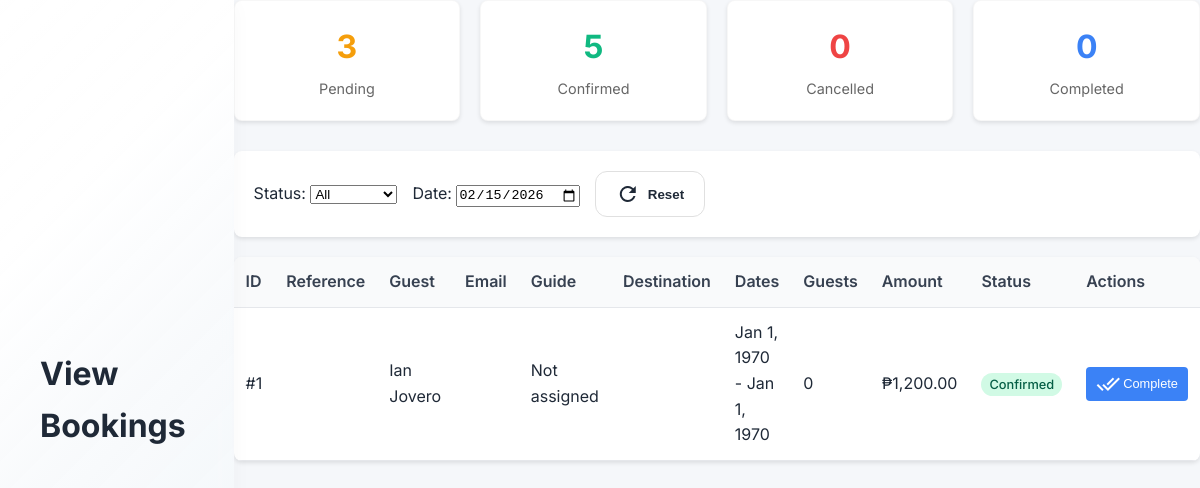
Page /admin/view_bookings.php?date=2026-02-15 (signed in) on the committed database.
### tables this page shows
CREATE TABLE `bookings` (
  `id` int(11) NOT NULL,
  `user_id` int(11) NOT NULL,
  `guide_id` int(11) DEFAULT NULL,
  `tour_name` varchar(200) NOT NULL,
  `destination` varchar(200) DEFAULT NULL,
  `booking_date` date NOT NULL,
  `check_in_date` date DEFAULT NULL,
  `check_out_date` date DEFAULT NULL,
  `number_of_people` int(11) NOT NULL,
  `contact_number` varchar(50) DEFAULT NULL,
  `email` varchar(255) DEFAULT NULL,
  `special_requests` text DEFAULT NULL,
  `total_amount` decimal(10,2) NOT NULL,
  `payment_method` enum('pay_later','gcash','bank_transfer') DEFAULT 'pay_later',
  `status` enum('pending','confirmed','cancelled','completed') DEFAULT 'pending',
  `booking_reference` varchar(50) DEFAULT NULL,
  `created_at` timestamp NOT NULL DEFAULT current_timestamp(),
  `updated_at` timestamp NOT NULL DEFAULT current_timestamp() ON UPDATE current_timestamp()
);

CREATE TABLE `users` (
  `id` int(11) NOT NULL,
  `first_name` varchar(50) NOT NULL,
  `last_name` varchar(50) NOT NULL,
  `email` varchar(100) NOT NULL,
  `password` varchar(255) NOT NULL,
  `user_type` enum('user','admin','tour_guide') DEFAULT 'user',
  `status` enum('active','inactive','suspended') DEFAULT 'active',
  `created_at` timestamp NOT NULL DEFAULT current_timestamp(),
  `updated_at` timestamp NOT NULL DEFAULT current_timestamp() ON UPDATE current_timestamp(),
  `last_login` timestamp NULL DEFAULT NULL,
  `preferences_set` tinyint(1) DEFAULT 0
);

### admin/view_bookings.php (the view, shortened to what this page needs)
<?php
require_once '../config/auth.php';
$statusFilter = $_GET['status'] ?? 'all';
$dateFilter = $_GET['date'] ?? '';
$whereConditions = [];
if ($dateFilter) {
    $whereConditions[] = "DATE(b.booking_date) = '" . $conn->real_escape_string($dateFilter) . "'";
}
$whereClause = !empty($whereConditions) ? 'WHERE ' . implode(' AND ', $whereConditions) : '';
$query = "SELECT b.*, u.first_name, u.last_name, u.email as user_email, tg.name as guide_name, tg.contact_number as guide_contact
          FROM bookings b
          LEFT JOIN users u ON b.user_id = u.id
          LEFT JOIN tour_guides tg ON b.guide_id = tg.id
          $whereClause
          ORDER BY b.created_at DESC";
$result = $conn->query($query);
$statsQuery = "SELECT status, COUNT(*) as count FROM bookings GROUP BY status";
$statsResult = $conn->query($statsQuery);
$stats = [];
while ($row = $statsResult->fetch_assoc()) {
    $stats[$row['status']] = $row['count'];
}
?>
<!DOCTYPE html>
<html lang="en">
<head>
    <link rel="stylesheet" href="admin-styles.css">
</head>
<body>
    <div class="admin-container">
            <div class="top-bar">
                <div class="top-bar-left">
                    <h1>View Bookings</h1>
                </div>
            </div>
        <main class="admin-content">
            <div class="stats-grid">
                <div class="stat-card">
                    <div class="stat-number status-pending"><?php echo $stats['pending'] ?? 0; ?></div>
                    <div class="stat-label">Pending</div>
                </div>
                <div class="stat-card">
                    <div class="stat-number status-confirmed"><?php echo $stats['confirmed'] ?? 0; ?></div>
                    <div class="stat-label">Confirmed</div>
                </div>
                <div class="stat-card">
                    <div class="stat-number status-cancelled"><?php echo $stats['cancelled'] ?? 0; ?></div>
                    <div class="stat-label">Cancelled</div>
                </div>
                <div class="stat-card">
                    <div class="stat-number status-completed"><?php echo $stats['completed'] ?? 0; ?></div>
                    <div class="stat-label">Completed</div>
                </div>
            </div>
            <div class="filters">
                <div>
                    <label for="statusFilter">Status:</label>
                    <select id="statusFilter" onchange="window.location.href='?status=' + this.value + '&date=<?php echo $dateFilter; ?>'">
                        <option value="all" <?php echo $statusFilter === 'all' ? 'selected' : ''; ?>>All</option>
                    </select>
                </div>
                <div>
                    <label for="dateFilter">Date:</label>
                    <input type="date" id="dateFilter" value="<?php echo $dateFilter; ?>" onchange="window.location.href='?status=<?php echo $statusFilter; ?>&date=' + this.value">
                </div>
                <button onclick="window.location.href='view_bookings.php'" class="btn-secondary">
                    <span class="material-icons-outlined">refresh</span>
                    Reset
                </button>
            </div>
            <div class="bookings-table">
                <table>
                    <thead>
                        <tr>
                            <th>ID</th>
                            <th>Reference</th>
                            <th>Guest</th>
                            <th>Email</th>
                            <th>Guide</th>
                            <th>Destination</th>
                            <th>Dates</th>
                            <th>Guests</th>
                            <th>Amount</th>
                            <th>Status</th>
                            <th>Actions</th>
                        </tr>
                    </thead>
                    <tbody>
                        <?php if ($result && $result->num_rows > 0): ?>
                            <?php while ($booking = $result->fetch_assoc()): ?>
                                <tr>
                                    <td>#<?php echo $booking['id']; ?></td>
                                    <td><?php echo $booking['booking_reference']; ?></td>
                                    <td><?php echo $booking['first_name'] . ' ' . $booking['last_name']; ?></td>
                                    <td><?php echo $booking['email']; ?></td>
                                    <td><?php echo $booking['guide_name'] ?: 'Not assigned'; ?></td>
                                    <td><?php echo $booking['destination']; ?></td>
                                    <td><?php echo date('M j, Y', strtotime($booking['check_in_date'])); ?> - <?php echo date('M j, Y', strtotime($booking['check_out_date'])); ?></td>
                                    <td><?php echo $booking['number_of_people']; ?></td>
                                    <td>₱<?php echo number_format($booking['total_amount'], 2); ?></td>
                                    <td>
                                        <span class="badge badge-<?php echo $booking['status']; ?>">
                                            <?php echo ucfirst($booking['status']); ?>
                                        </span>
                                    </td>
                                    <td>
                                        <div class="action-buttons">
                                            <?php if ($booking['status'] === 'confirmed'): ?>
                                                <form method="POST" style="display:inline;">
                                                    <button type="submit" class="btn-small btn-complete" onclick="return confirm('Mark this booking as completed?')">
                                                        <span class="material-icons-outlined">done_all</span>
                                                        Complete
                                                    </button>
                                                </form>
                                            <?php endif; ?>
                                        </div>
                                    </td>
                                </tr>
                            <?php endwhile; ?>
                        <?php endif; ?>
                    </tbody>
                </table>
            </div>
        </main>
    </div>
</body>
</html>

### admin/admin-styles.css (style rules this page uses)
:root { --primary: #2c5f2d; --primary-light: #e8f5e9; --primary-dark: #1e4220; --secondary: #97bc62; --success: #10b981; --danger: #ef4444; --warning: #f59e0b; --info: #3b82f6; --text-primary: #1f2937; --text-secondary: #4b5563; --text-muted: #9ca3af; --bg-light: #f5f7fa; --white: #ffffff; --gray-50: #f9fafb; --gray-100: #f3f4f6; --gray-200: #e5e7eb; --border: #e0e0e0; --blue: #3b82f6; --blue-light: #eff6ff; --green: #10b981; --green-light: #d1fae5; --orange: #f59e0b; --orange-light: #fef3c7; --purple: #8b5cf6; --purple-light: #f3e8ff; --red: #ef4444; --red-light: #fee2e2; --teal: #14b8a6; --teal-light: #ccfbf1; --pink: #ec4899; --pink-light: #fce7f3; --shadow-sm: 0 1px 2px rgba(0, 0, 0, 0.05); --shadow-md: 0 4px 6px -1px rgba(0, 0, 0, 0.1), 0 2px 4px -1px rgba(0, 0, 0, 0.06); --shadow-lg: 0 10px 15px -3px rgba(0, 0, 0, 0.1), 0 4px 6px -2px rgba(0, 0, 0, 0.05); --shadow-xl: 0 20px 25px -5px rgba(0, 0, 0, 0.1), 0 10px 10px -5px rgba(0, 0, 0, 0.04); --radius-sm: 0.375rem; --radius-md: 0.5rem; --radius-lg: 0.75rem; --radius-xl: 1rem; --transition: all 0.2s ease-in-out; }
* { margin: 0; padding: 0; box-sizing: border-box; }
body { font-family: 'Inter', -apple-system, BlinkMacSystemFont, 'Segoe UI', Roboto, sans-serif; background: var(--bg-light); color: var(--text-primary); line-height: 1.6; }
.admin-container { display: flex; min-height: 100vh; }
.top-bar { display: flex; align-items: center; justify-content: space-between; padding: 24px 40px; background: linear-gradient(135deg, rgba(255, 255, 255, 0.98) 0%, rgba(255, 255, 255, 0.95) 25%, rgba(248, 250, 252, 0.92) 50%, rgba(241, 245, 249, 0.88) 100%); box-shadow: 0 4px 20px rgba(0, 0, 0, 0.03), 0 1px 2px rgba(0, 0, 0, 0.02); position: sticky; top: 0; z-index: 100; margin-bottom: 0; border-radius: 0; border-bottom: 1px solid rgba(44, 95, 45, 0.1); backdrop-filter: blur(10px); }
.stats-grid { display: grid; grid-template-columns: repeat(auto-fit, minmax(280px, 1fr)); gap: 24px; margin-bottom: 32px; }
.stat-card { background: white; border-radius: 20px; padding: 24px; box-shadow: 0 10px 30px rgba(0, 0, 0, 0.04), 0 2px 8px rgba(0, 0, 0, 0.02); border: 1px solid rgba(0, 0, 0, 0.03); transition: all 0.4s cubic-bezier(0.4, 0, 0.2, 1); position: relative; overflow: hidden; }
.stat-card::before { content: ''; position: absolute; top: 0; left: 0; width: 100%; height: 4px; background: linear-gradient(90deg, var(--primary), var(--secondary)); opacity: 0; transition: opacity 0.3s ease; }
.btn-secondary { padding: 10px 20px; background: white; color: var(--text-primary); border: 1px solid var(--border); border-radius: 12px; font-weight: 600; cursor: pointer; transition: all 0.2s ease; display: inline-flex; align-items: center; gap: 8px; }

### admin/view_bookings.php (style rules this page uses)
.stats-grid { display: grid; grid-template-columns: repeat(auto-fit, minmax(200px, 1fr)); gap: 20px; margin-bottom: 30px; }
.stat-card { background: white; padding: 20px; border-radius: 8px; box-shadow: 0 2px 4px rgba(0,0,0,0.1); text-align: center; }
.stat-number { font-size: 2rem; font-weight: 700; margin-bottom: 5px; }
.stat-label { color: #666; font-size: 0.9rem; }
.status-pending { color: #f59e0b; }
.status-confirmed { color: #10b981; }
.status-cancelled { color: #ef4444; }
.status-completed { color: #3b82f6; }
.filters { background: white; padding: 20px; border-radius: 8px; box-shadow: 0 2px 4px rgba(0,0,0,0.1); margin-bottom: 20px; display: flex; gap: 15px; align-items: center; flex-wrap: wrap; }
.bookings-table { background: white; border-radius: 8px; box-shadow: 0 2px 4px rgba(0,0,0,0.1); overflow: hidden; }
table { width: 100%; border-collapse: collapse; }
th, td { padding: 12px; text-align: left; border-bottom: 1px solid #e5e7eb; }
th { background: #f9fafb; font-weight: 600; color: #374151; }
.action-buttons { display: flex; gap: 5px; }
.btn-small { padding: 5px 10px; font-size: 0.8rem; border: none; border-radius: 4px; cursor: pointer; display: flex; align-items: center; gap: 3px; }
.btn-complete { background: #3b82f6; color: white; }
.badge { padding: 4px 8px; border-radius: 12px; font-size: 0.8rem; font-weight: 500; }
.badge-confirmed { background: #d1fae5; color: #065f46; }

### rows in the picture
bookings: id "1", user.first_name "Ian", user.last_name "Jovero", guide_name "Not assigned", check_in_date "Jan 1, 1970", check_out_date "Jan 1, 1970", number_of_people "0", total_amount "1,200.00", status "Confirmed"

### other values in the picture
$stats['pending'] "3"
$stats['confirmed'] "5"
$stats['cancelled'] "0"
$stats['completed'] "0"
